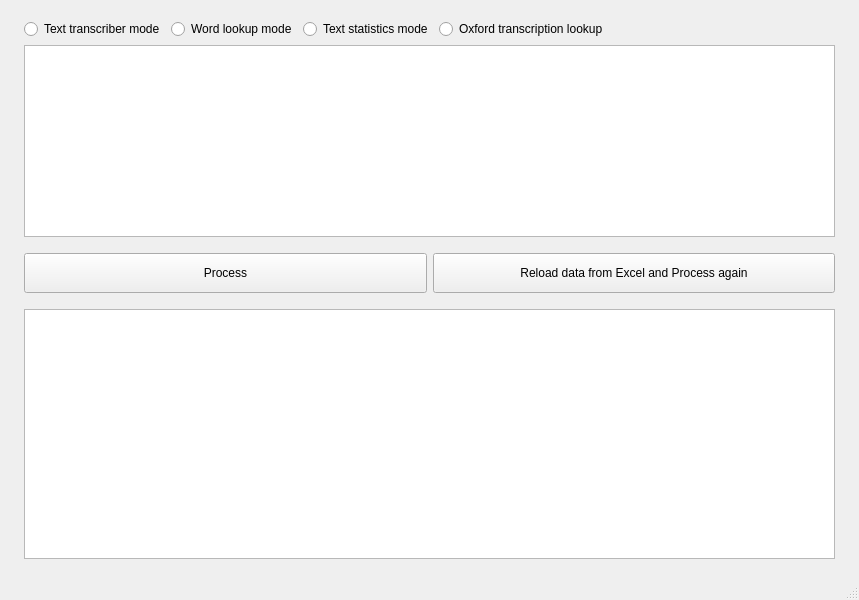
<?xml version="1.0" encoding="UTF-8"?>
<ui version="4.0">
    <class>MainWindow</class>
    <widget class="QMainWindow" name="MainWindow">
        <property name="geometry">
            <rect>
                <x>0</x>
                <y>0</y>
                <width>859</width>
                <height>600</height>
            </rect>
        </property>
        <property name="windowTitle">
            <string>English Text Processor</string>
        </property>
        <widget class="QWidget" name="centralwidget">
            <layout class="QVBoxLayout" name="verticalLayout_2">
                <item>
                    <layout class="QVBoxLayout" name="verticalLayout">
                        <property name="leftMargin">
                            <number>15</number>
                        </property>
                        <property name="topMargin">
                            <number>10</number>
                        </property>
                        <property name="rightMargin">
                            <number>15</number>
                        </property>
                        <property name="bottomMargin">
                            <number>10</number>
                        </property>
                        <item>
                            <layout class="QHBoxLayout" name="horizontalLayout">
                                <item>
                                    <widget class="QRadioButton" name="textTranscriberModeRadioButton">
                                        <property name="sizePolicy">
                                            <sizepolicy hsizetype="Fixed" vsizetype="Fixed">
                                                <horstretch>0</horstretch>
                                                <verstretch>0</verstretch>
                                            </sizepolicy>
                                        </property>
                                        <property name="text">
                                            <string>Text transcriber mode</string>
                                        </property>
                                    </widget>
                                </item>
                                <item>
                                    <widget class="QRadioButton" name="wordLookupModeRadioButton">
                                        <property name="sizePolicy">
                                            <sizepolicy hsizetype="Fixed" vsizetype="Fixed">
                                                <horstretch>0</horstretch>
                                                <verstretch>0</verstretch>
                                            </sizepolicy>
                                        </property>
                                        <property name="text">
                                            <string>Word lookup mode</string>
                                        </property>
                                    </widget>
                                </item>
                                <item>
                                    <widget class="QRadioButton" name="textStatisticsModeRadioButton">
                                        <property name="sizePolicy">
                                            <sizepolicy hsizetype="Fixed" vsizetype="Fixed">
                                                <horstretch>0</horstretch>
                                                <verstretch>0</verstretch>
                                            </sizepolicy>
                                        </property>
                                        <property name="text">
                                            <string>Text statistics mode</string>
                                        </property>
                                    </widget>
                                </item>
                                <item>
                                    <widget class="QRadioButton" name="oxfordTranscriptionLookup">
                                        <property name="text">
                                            <string>Oxford transcription lookup</string>
                                        </property>
                                    </widget>
                                </item>
                            </layout>
                        </item>
                        <item>
                            <widget class="QTextEdit" name="inputTextEdit">
                                <property name="sizePolicy">
                                    <sizepolicy hsizetype="Expanding" vsizetype="Fixed">
                                        <horstretch>0</horstretch>
                                        <verstretch>0</verstretch>
                                    </sizepolicy>
                                </property>
                                <property name="font">
                                    <font>
                                        <family>Times New Roman</family>
                                        <pointsize>12</pointsize>
                                    </font>
                                </property>
                            </widget>
                        </item>
                        <item>
                            <layout class="QHBoxLayout" name="horizontalLayout_2">
                                <property name="spacing">
                                    <number>6</number>
                                </property>
                                <property name="leftMargin">
                                    <number>0</number>
                                </property>
                                <property name="topMargin">
                                    <number>10</number>
                                </property>
                                <property name="rightMargin">
                                    <number>0</number>
                                </property>
                                <property name="bottomMargin">
                                    <number>10</number>
                                </property>
                                <item>
                                    <widget class="QPushButton" name="processButton">
                                        <property name="enabled">
                                            <bool>true</bool>
                                        </property>
                                        <property name="sizePolicy">
                                            <sizepolicy hsizetype="Minimum" vsizetype="Fixed">
                                                <horstretch>0</horstretch>
                                                <verstretch>0</verstretch>
                                            </sizepolicy>
                                        </property>
                                        <property name="minimumSize">
                                            <size>
                                                <width>0</width>
                                                <height>40</height>
                                            </size>
                                        </property>
                                        <property name="text">
                                            <string>Process</string>
                                        </property>
                                    </widget>
                                </item>
                                <item>
                                    <widget class="QPushButton" name="reloadDataFromExcelButton">
                                        <property name="minimumSize">
                                            <size>
                                                <width>0</width>
                                                <height>40</height>
                                            </size>
                                        </property>
                                        <property name="text">
                                            <string>Reload data from Excel and Process again</string>
                                        </property>
                                    </widget>
                                </item>
                            </layout>
                        </item>
                        <item>
                            <widget class="QTextEdit" name="outputTextEdit">
                                <property name="font">
                                    <font>
                                        <family>Times New Roman</family>
                                        <pointsize>12</pointsize>
                                    </font>
                                </property>
                            </widget>
                        </item>
                    </layout>
                </item>
            </layout>
        </widget>
        <widget class="QMenuBar" name="menubar">
            <property name="geometry">
                <rect>
                    <x>0</x>
                    <y>0</y>
                    <width>859</width>
                    <height>21</height>
                </rect>
            </property>
        </widget>
        <widget class="QStatusBar" name="statusbar"/>
    </widget>
    <resources/>
    <connections/>
</ui>
